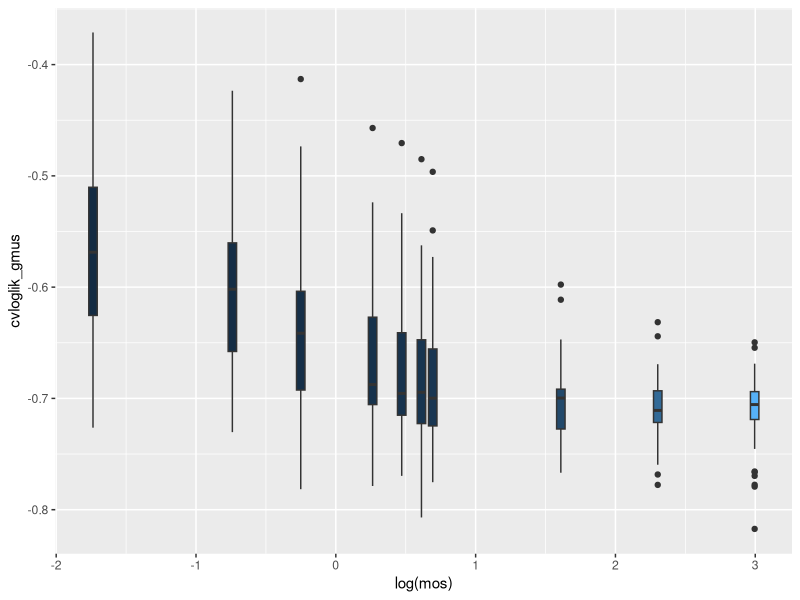
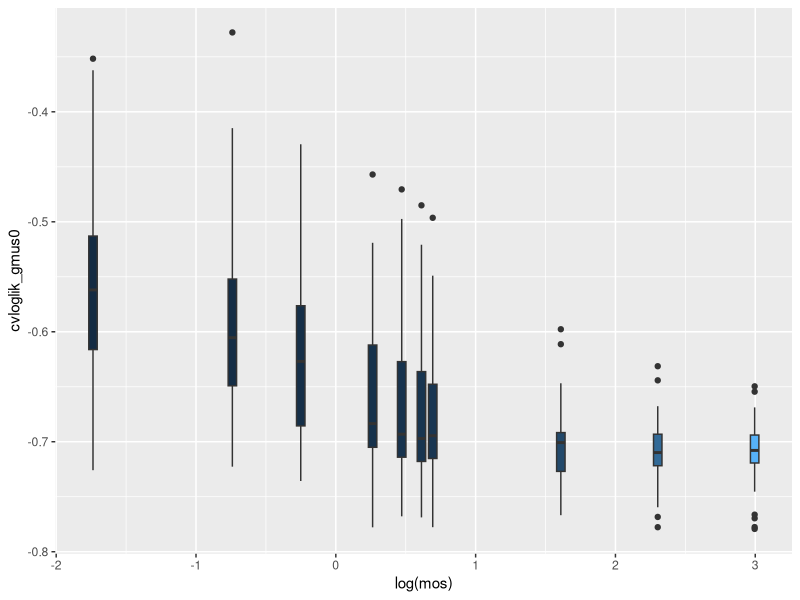
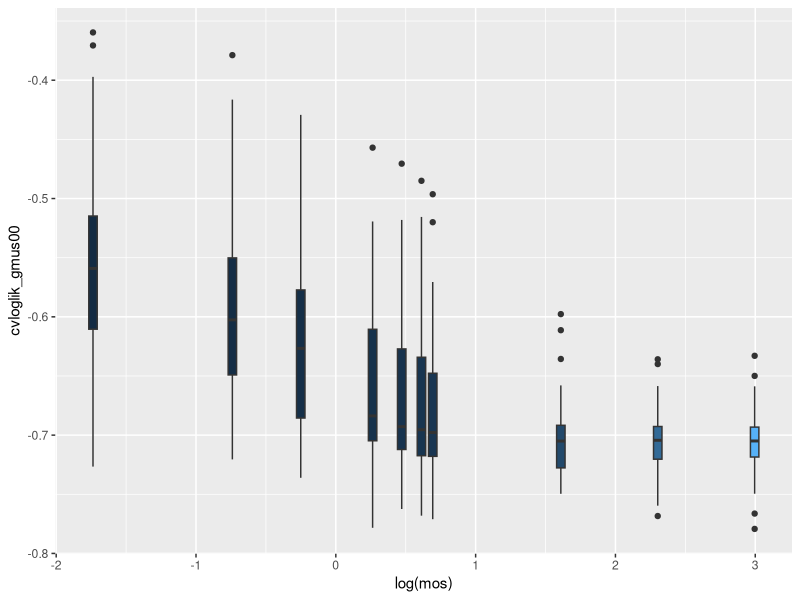
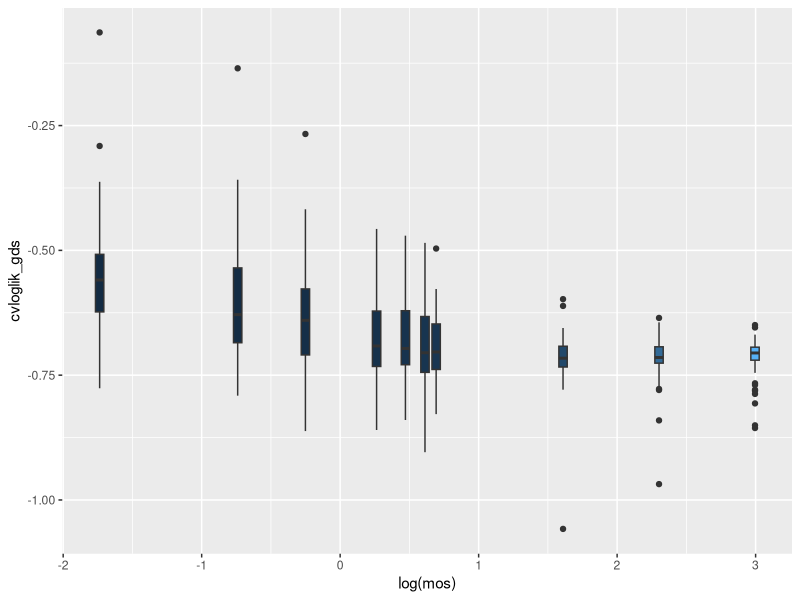
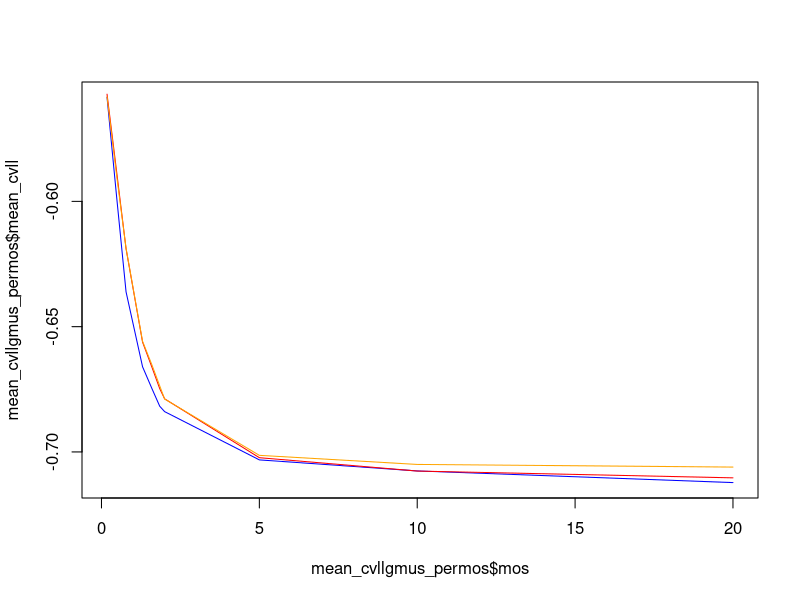
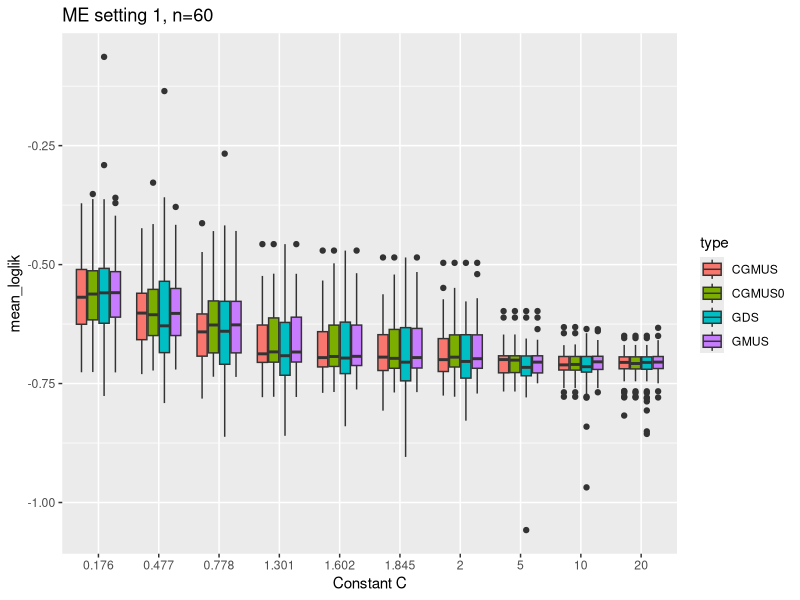

Here is the R script that generated these plots, in order:
library(ggplot2)
library(tidyverse)

cvloglik_gmus_result<-read.csv(file="cvloglik_gmus_fixsdX.csv")
cvloglik_gmus0_result<-read.csv(file="cvloglik_gmus0_fixsdX.csv")
cvloglik_gmus00_result<-read.csv(file="cvloglik_gmus00_fixsdX.csv")
cvloglik_gds_result<-read.csv(file="cvloglik_gds_fixsdX.csv")

cvloglik_gmus_result<-cvloglik_gmus_result$x #1cvloglik(5-fold-cv)60samples * B=50 times)* 10 mos
cvloglik_gmus0_result<-cvloglik_gmus0_result$x #1cvloglik(5-fold-cv)60samples * B=50 times)* 10 mos
cvloglik_gmus00_result<-cvloglik_gmus00_result$x #1cvloglik(5-fold-cv)60samples * B=50 times)* 10 mos
cvloglik_gds_result<-cvloglik_gds_result$x #1cvloglik(5-fold-cv)60samples *  B=50 times)* 10 mos

#60samples * B=50 *10 mos

split1<-seq(1,length(cvloglik_gmus_result),by=60) #1:30000
split2<-seq(60,length(cvloglik_gmus_result),by=60)# 1:30000


#######################


mean_cvloglik_gmus<-c()
mean_cvloglik_gmus0<-c()
mean_cvloglik_gmus00<-c()
mean_cvloglik_gds<-c()


for(i in 1:length(split1)){
  mean_cvloglik_gmus<-c(mean_cvloglik_gmus,mean(cvloglik_gmus_result[split1[i]:split2[i]]))
}

for(i in 1:length(split1)){
  mean_cvloglik_gmus0<-c(mean_cvloglik_gmus0,mean(cvloglik_gmus0_result[split1[i]:split2[i]]))
}

for(i in 1:length(split1)){
  mean_cvloglik_gmus00<-c(mean_cvloglik_gmus00,mean(cvloglik_gmus00_result[split1[i]:split2[i]]))
}

for(i in 1:length(split1)){
  mean_cvloglik_gds<-c(mean_cvloglik_gds,mean(cvloglik_gds_result[split1[i]:split2[i]]))
}

split3<-seq(1,500,by=50)
split4<-seq(50,500,by=50)
#splitgds3<-seq(1,15000,by=1500)
#splitgds4<-seq(1500,15000,by=1500)

mos=log10(c(1.5,3,6,20,40,70,100,1e5,1e10,1e20))
df_cvloglik_gmus<-as.data.frame(cbind(mean_cvloglik_gmus, rep(mos,each=50)))
colnames(df_cvloglik_gmus)<-c("cvloglik_gmus","mos")
df_cvloglik_gmus0<-as.data.frame(cbind(mean_cvloglik_gmus0, rep(mos,each=50)))
colnames(df_cvloglik_gmus0)<-c("cvloglik_gmus0","mos")

df_cvloglik_gmus00<-as.data.frame(cbind(mean_cvloglik_gmus00, rep(mos,each=50)))
colnames(df_cvloglik_gmus00)<-c("cvloglik_gmus00","mos")
df_cvloglik_gds<-as.data.frame(cbind(mean_cvloglik_gds,rep(mos,each=50)))
colnames(df_cvloglik_gds)<-c("cvloglik_gds","mos")


ggplot(df_cvloglik_gmus,aes(x=log(mos),y=cvloglik_gmus, fill=mos,group=mos)) +
  geom_boxplot() +
  theme(legend.position = "none")


ggplot(df_cvloglik_gmus0,aes(x=log(mos),y=cvloglik_gmus0, fill=mos,group=mos)) +
  geom_boxplot() +
  theme(legend.position = "none")

ggplot(df_cvloglik_gmus00,aes(x=log(mos),y=cvloglik_gmus00, fill=mos,group=mos)) +
  geom_boxplot() +
  theme(legend.position = "none")

ggplot(df_cvloglik_gds,aes(x=log(mos),y=cvloglik_gds, fill=mos,group=mos)) +
  geom_boxplot() +
  theme(legend.position = "none")

mean_cvllgmus_permos<-df_cvloglik_gmus %>%
  group_by(mos) %>%
  summarise(mean_cvll = mean(cvloglik_gmus, na.rm = TRUE))

mean_cvllgmus0_permos<-df_cvloglik_gmus0 %>%
  group_by(mos) %>%
  summarise(mean_cvll = mean(cvloglik_gmus0, na.rm = TRUE))

mean_cvllgmus00_permos<-df_cvloglik_gmus00 %>%
  group_by(mos) %>%
  summarise(mean_cvll = mean(cvloglik_gmus00, na.rm = TRUE))

mean_cvllgds_permos<-df_cvloglik_gds %>%
  group_by(mos) %>%
  summarise(mean_cvll = mean(cvloglik_gds, na.rm = TRUE))



plot(x=mean_cvllgmus_permos$mos,y=mean_cvllgmus_permos$mean_cvll,type="l",col="blue")
lines(x=mean_cvllgmus0_permos$mos,y=mean_cvllgmus0_permos$mean_cvll,col="red")
lines(x=mean_cvllgmus00_permos$mos,y=mean_cvllgmus00_permos$mean_cvll,col="orange")

xxx1<-cbind(mean_cvloglik_gmus, rep(mos,each=50)) #gmus B=50 * 10 mos
colnames(xxx1)<-c()
xxx2<-cbind(mean_cvloglik_gmus0, rep(mos,each=50)) #gmus0 B=50 * 10 mos
colnames(xxx2)<-c()
xxx3<-cbind(mean_cvloglik_gmus00, rep(mos,each=50)) #gmus00 B=50 * 10 mos
colnames(xxx3)<-c()
xxx4<-cbind(mean_cvloglik_gds,rep(mos,each=50)) #gds B=50 * 10 mos
colnames(xxx3)<-c()

df_combined<-as.data.frame(rbind(xxx1,xxx2,xxx3,xxx4))
colnames(df_combined)<-c("mean_loglik","mos")
df_combined$mos<-round(df_combined$mos,3)
df_combined$type<-rep(c("CGMUS","CGMUS0","GMUS","GDS"),each=500)

#"gmus","gmus0","gmus00","gds"
df_combined$mos<-as.factor(df_combined$mos)
df_combined$type<-as.factor(df_combined$type)


ggplot(df_combined,aes(x=mos,y=mean_loglik, fill=type)) +
  geom_boxplot() +
  labs(title = "ME setting 1, n=60", x="Constant C")
#theme(legend.position = "top")

############ paired ttest
lvl<-c("0.176","0.477","0.778","1.301","1.602","1.845","2","5" ,"10","20")
df_combined[df_combined$mos==lvl[1],]

# loglik_gmus - loglik_gmus0
#mos1_diff<-df_combined[df_combined$type=="gmus",]$mean_loglik[1:50]-df_combined[df_combined$type=="gmus0",]$mean_loglik[1:50]
##############

#t.test(x=df_combined[df_combined$type=="gmus",]$mean_loglik[1:50],
#       y=df_combined[df_combined$type=="gmus0",]$mean_loglik[1:50],paired=T)
#t.test(x=df_combined[df_combined$type=="gmus",]$mean_loglik[51:100],
#       y=df_combined[df_combined$type=="gmus0",]$mean_loglik[51:100],paired=T)
#t.test(x=df_combined[df_combined$type=="gmus",]$mean_loglik[101:150],
#       y=df_combined[df_combined$type=="gmus0",]$mean_loglik[101:150],paired=T)
#t.test(x=df_combined[df_combined$type=="gmus",]$mean_loglik[151:200],
#       y=df_combined[df_combined$type=="gmus0",]$mean_loglik[151:200],paired=T)
#t.test(x=df_combined[df_combined$type=="gmus",]$mean_loglik[201:250],
#       y=df_combined[df_combined$type=="gmus0",]$mean_loglik[201:250],paired=T)
#t.test(x=df_combined[df_combined$type=="gmus",]$mean_loglik[251:300],
#       y=df_combined[df_combined$type=="gmus0",]$mean_loglik[251:300],paired=T)
#
#t.test(x=df_combined[df_combined$type=="gmus",]$mean_loglik[1:400],
#       y=df_combined[df_combined$type=="gmus0",]$mean_loglik[1:400],paired=T,alternative = "greater")
#
#t.test(x=df_combined[df_combined$type=="gmus",]$mean_loglik[1:400],
#       y=df_combined[df_combined$type=="gds",]$mean_loglik[1:400],paired=T,alternative = "greater")
#
#t.test(x=df_combined[df_combined$type=="gmus",]$mean_loglik[51:100],
#       y=df_combined[df_combined$type=="gds",]$mean_loglik[51:100],paired=T,alternative = "two.sided")

#df_combined$paired<-as.numeric(df_combined$mos)
#ggplot(df_combined,aes(x=mos,y=mean_loglik, fill=type)) +
#  geom_boxplot() + 
#  geom_line(aes(group=paired), position = position_dodge(0.2)) 